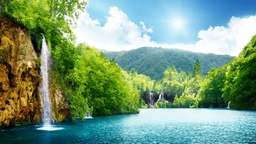
#> input picture lfd/homeworkIII/data.jpg, 256 x 144 px, shrunk from 2500 x 1406 before the run
$ python AnotherStudentsNiceWork.py
#> lines starting #> are read from the running program, lines starting #| are printed output that depends on the picture; after the words box and inside, x2 and y2 are one past the last pixel; in counts of white or black regions, pixels touching at a corner belong together
#> in main, img is the input picture: PIL image 256x144 RGB; mean R, G, B 121.4, 155.1, 126.6
from PIL import Image
import numpy as np
import matplotlib.pyplot as plt
import matplotlib.image as mpimg

def convertFromImage(image):
    return np.array(image)

def convertToImage(data):
    return Image.fromarray(data,'RGB')

def divideRGB(imageData):
    redData   = np.array(imageData[:, :, 0])/255
    greenData = np.array(imageData[:, :, 1])/255
    blueData  = np.array(imageData[:, :, 2])/255
    return redData, greenData, blueData

def getKRateMatrix(u, s, v, k):
    u_k = u[:,0:k]
    s_k = np.diag(s[0:k])
    v_k = v[0:k,:]
    return u_k, s_k, v_k

def mergeRGB(r,g,b):
    merged = np.zeros((len(r),len(r[1,:]),3))
    merged[:, :, 0] = r*255
    merged[:, :, 1] = g*255
    merged[:, :, 2] = b*255

    merged[merged>255] = 255
    merged[merged<0] = 0
    return np.array(merged, dtype='uint8')


def getSVD(matrix):
    a = np.array(matrix)
    aT = np.transpose(a)
    aTa = np.dot(aT,a)
    s2, v = np.linalg.eig(aTa)
    vT = np.transpose(v)
    s = np.abs(s2) ** 0.5
#> s = 256 values, max 98.05 at index 0, min 5.31e-08 at index 252, mean 1.29
    sI = np.linalg.inv(np.diag(s))
    u = np.dot(a, np.dot(v, sI))
    return np.real(u), np.real(s), np.real(vT)


def getA(u,s,v):
    return np.dot(u,np.dot(s,v))

def main(imageName, k):
    img = Image.open(imageName)
    data = convertFromImage(img)
    #first we are dividing the image into its rgb matrices
    r,g,b = divideRGB(data)

    #then we apply svd to each matrix and find each of their u, s (sigma), v values
    rU, rS, rV = getSVD(r)
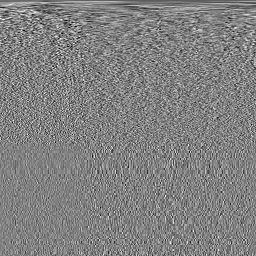
#> rV: shape (256, 256) float64; min -0.261, max 0.253, mean -0.000183; drawn with min black and max white
#> rS has the same summary as s in getSVD
    gU, gS, gV = getSVD(g)
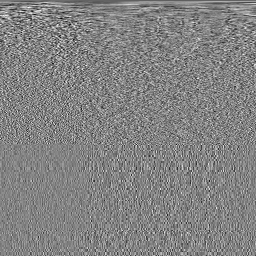
#> gV: shape (256, 256) float64; min -0.275, max 0.259, mean -0.000245; drawn with min black and max white
#> gS = 256 values, max 123.2 at index 0, min 1.43e-07 at index 249, mean 1.26
    bU, bS, bV = getSVD(b)
#> in getSVD (call 3), `aTa = np.dot(aT,a)`:
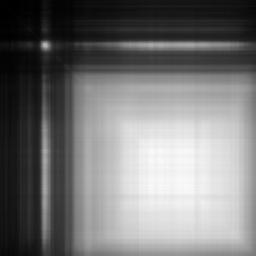
#> aTa: shape (256, 256) float64; min 0.767, max 89.63, mean 42; drawn with min black and max white
#> in getSVD (call 3), `s = np.abs(s2) ** 0.5`: s = 256 values, max 113.8 at index 0, min 1.36e-07 at index 254, mean 1.17
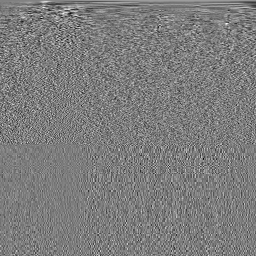
#> bV: shape (256, 256) float64; min -0.314, max 0.326, mean 8.09e-05; drawn with min black and max white
#> bS has the same summary as s in getSVD
    #then we apply the K rate
    rUK, rSK, rVK = getKRateMatrix(rU,rS,rV,k)
#> in getKRateMatrix, `u_k = u[:,0:k]`: u_k = 144 values, max -0.0316 at index 140, min -0.134 at index 45, mean -0.0791
#> in getKRateMatrix, `s_k = np.diag(s[0:k])`: s_k = [98.05]
#> rUK has the same summary as u_k in getKRateMatrix; rSK = [98.05]
    gUK, gSK, gVK = getKRateMatrix(gU,gS,gV,k)
#> gUK = 144 values, max -0.0455 at index 107, min -0.11 at index 45, mean -0.0814; gSK = [123.2]
    bUK, bSK, bVK = getKRateMatrix(bU,bS,bV,k)
#> bUK = 144 values, max 0.115 at index 33, min 0.0223 at index 100, mean 0.0763; bSK = [113.8]

    #we are getting the dot product for each u,s,v for each color matrix and combining them into image data
    #mergedData = mergeRGB(getA(rU, rS, rV), getA(gU, gS, gV), getA(bU, bS, bV))
    mergedData = mergeRGB(getA(rUK, rSK, rVK), getA(gUK, gSK, gVK), getA(bUK, bSK, bVK))
#> in mergeRGB, `merged = np.zeros((len(r),len(r[1,:]),3))`: merged: shape (144, 256, 3) float64; every value is 0
#> in mergeRGB, `merged[merged>255] = 255`: merged: shape (144, 256, 3) float64; mean of channels 0, 1, 2 121.2, 154.9, 125.6

    #we are converting the image data to image object (to Pillow display)
    #newImage = convertToImage(mergedData)

    #then we return this image object
    return mergedData


def applyKRate():
    print("Calculating K=1 rate")
    img_1 = main('data.jpg',1)
    mpimg.imsave("baska_1.jpg",img_1)

    print("Calculating K=5 rate")
    img_5 = main('data.jpg',5)
#> in getKRateMatrix (call 4), `u_k = u[:,0:k]`: u_k = 144 rows, first 6: [-0.0711, 0.0413, 0.132, -0.0113, 0.0205], [-0.0708, 0.0404, 0.126, -0.0143, 0.024], [-0.0714, 0.0394, 0.123, -0.0171, 0.0184], [-0.071, 0.0373, 0.112, -0.0203, 0.000387], [-0.0718, 0.0438, 0.106, -0.0334, -0.016], [-0.0735, 0.0458, 0.107, -0.0307, -0.025]
#> in main (call 2), `rUK, rSK, rVK = getKRateMatrix(rU,rS,rV,k)`: rUK has the same summary as u_k in getKRateMatrix; rSK = [[98.05, 0, 0, 0, 0], [0, 23.09, 0, 0, 0], [0, 0, 22.27, 0, 0], [0, 0, 0, 12.65, 0], [0, 0, 0, 0, 9.88]]
#> in getKRateMatrix (call 5), `u_k = u[:,0:k]`: u_k = 144 rows, first 6: [-0.086, -0.147, 0.0212, 0.0209, -0.103], [-0.0859, -0.142, 0.0179, 0.0285, -0.108], [-0.0865, -0.141, 0.0197, 0.0263, -0.101], [-0.0862, -0.131, 0.02, 0.0292, -0.094], [-0.0869, -0.127, 0.0138, 0.0329, -0.0776], [-0.0879, -0.127, 0.0173, 0.0228, -0.0832]
#> in main (call 2), `gUK, gSK, gVK = getKRateMatrix(gU,gS,gV,k)`: gUK has the same summary as u_k in getKRateMatrix; gSK = [[123.2, 0, 0, 0, 0], [0, 18.11, 0, 0, 0], [0, 0, 15.25, 0, 0], [0, 0, 0, 8.78, 0], [0, 0, 0, 0, 7.73]]
#> in getKRateMatrix (call 6), `u_k = u[:,0:k]`: u_k = 144 rows, first 6: [0.101, -0.0571, 0.0509, -0.0599, -0.0177], [0.101, -0.0571, 0.045, -0.0438, -0.0109], [0.101, -0.053, 0.0498, -0.0283, 0.0114], [0.101, -0.0514, 0.0432, -0.00188, 0.0341], [0.101, -0.0565, 0.0415, -0.0061, 0.0585], [0.102, -0.0575, 0.0433, -0.0129, 0.0615]
#> in main (call 2), `bUK, bSK, bVK = getKRateMatrix(bU,bS,bV,k)`: bUK has the same summary as u_k in getKRateMatrix; bSK = [[113.8, 0, 0, 0, 0], [0, 23.57, 0, 0, 0], [0, 0, 11.38, 0, 0], [0, 0, 0, 10.97, 0], [0, 0, 0, 0, 8.31]]
#> in mergeRGB (call 2), `merged[merged>255] = 255`:
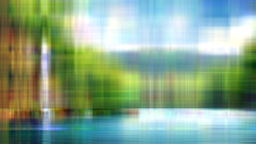
#> merged: shape (144, 256, 3) float64; mean of channels 0, 1, 2 121.2, 154.9, 126.2; drawn with min black and max white
#> in mergeRGB (call 2), `merged[merged<0] = 0`: merged: shape (144, 256, 3) float64; 3.87% of pixels changed, all inside (x1, y1, x2, y2) = (9, 21, 256, 144)
#> in mergeRGB (call 2), `return np.array(merged, dtype='uint8')`:
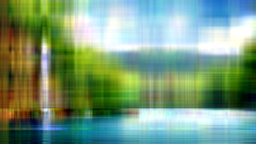
#> returned value: shape (144, 256, 3); mean of channels 0, 1, 2 120.9, 154.4, 125.9; drawn as R, G, B
    mpimg.imsave("baska_5.jpg",img_5)

    print("Calculating K=20 rate")
    img_20 = main('data.jpg',20)
#> in getKRateMatrix (call 9), `v_k = v[0:k,:]`:
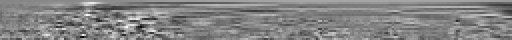
#> v_k: shape (20, 256) float64 (shown 2 times larger); min -0.301, max 0.284, mean 0.00248; drawn with min black and max white
    mpimg.imsave("baska_20.jpg",img_20)


    print("Calculating K=50 rate")
    img_50 = main('data.jpg',50)
    mpimg.imsave("baska_50.jpg",img_50)

    return img_1, img_5, img_20, img_50


img_1, img_5, img_20, img_50 = applyKRate()
# [11 lines of commented-out code are left out]
